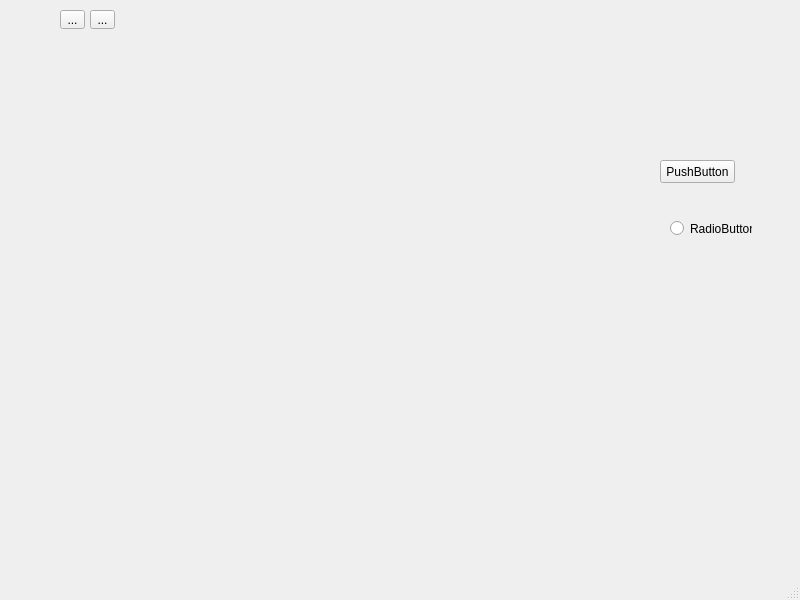
<?xml version="1.0" encoding="UTF-8"?>
<ui version="4.0">
 <class>MainWindow</class>
 <widget class="QMainWindow" name="MainWindow">
  <property name="geometry">
   <rect>
    <x>0</x>
    <y>0</y>
    <width>800</width>
    <height>600</height>
   </rect>
  </property>
  <property name="windowTitle">
   <string>MainWindow</string>
  </property>
  <widget class="QWidget" name="centralwidget">
   <widget class="PlotWidget" name="widget" native="true">
    <property name="geometry">
     <rect>
      <x>49</x>
      <y>59</y>
      <width>561</width>
      <height>471</height>
     </rect>
    </property>
   </widget>
   <widget class="QPushButton" name="pushButton">
    <property name="geometry">
     <rect>
      <x>660</x>
      <y>160</y>
      <width>75</width>
      <height>23</height>
     </rect>
    </property>
    <property name="text">
     <string>PushButton</string>
    </property>
   </widget>
   <widget class="QRadioButton" name="radioButton">
    <property name="geometry">
     <rect>
      <x>670</x>
      <y>220</y>
      <width>82</width>
      <height>17</height>
     </rect>
    </property>
    <property name="text">
     <string>RadioButton</string>
    </property>
   </widget>
   <widget class="QToolButton" name="toolButton">
    <property name="geometry">
     <rect>
      <x>60</x>
      <y>10</y>
      <width>25</width>
      <height>19</height>
     </rect>
    </property>
    <property name="text">
     <string>...</string>
    </property>
   </widget>
   <widget class="QToolButton" name="toolButton_2">
    <property name="geometry">
     <rect>
      <x>90</x>
      <y>10</y>
      <width>25</width>
      <height>19</height>
     </rect>
    </property>
    <property name="text">
     <string>...</string>
    </property>
   </widget>
  </widget>
  <widget class="QMenuBar" name="menubar">
   <property name="geometry">
    <rect>
     <x>0</x>
     <y>0</y>
     <width>800</width>
     <height>21</height>
    </rect>
   </property>
  </widget>
  <widget class="QStatusBar" name="statusbar"/>
 </widget>
 <customwidgets>
  <customwidget>
   <class>PlotWidget</class>
   <extends>QWidget</extends>
   <header>pyqtgraph</header>
   <container>1</container>
  </customwidget>
 </customwidgets>
 <resources/>
 <connections/>
</ui>
